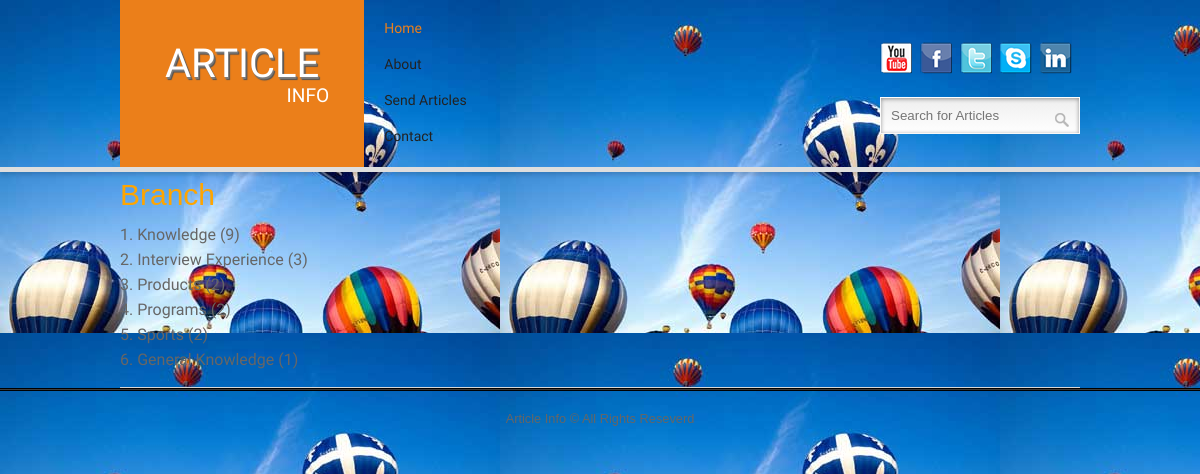
/categories.php, run on the app's committed database.
### tables this page shows
CREATE TABLE `kind_table` (
  `kindid` int(11) NOT NULL,
  `kind` varchar(200) NOT NULL,
  `counter` int(11) NOT NULL
);

### categories.php (the view, shortened to what this page needs)
<!DOCTYPE HTML>
<head>
</head>
<?php
	include("includes/header.php");
	include("includes/connection.php");
?>
<div class="wrap" style="font-size: 20px; line-height: 25px;">
			<h1 style="color:orange; font-size: 30px; margin-top:10px; ">Branch</h1>
			<div class="box1">
   				 <ul>
				 	<?php
				 		$query="SELECT `kindid`, `kind`, `counter` FROM `kind_table` WHERE 1 order by counter desc,kind";
				 		$result=mysqli_query($connection,$query);
				 		$count=1;
				 		while($row=mysqli_fetch_row($result)){
				 			echo "<li><a href='index.php?kind=".$row[1]."'><span class='category-name'>$count. $row[1] ($row[2])</span></a></li>";
				 			$count++;
				 		}
				 	?>
				</ul>
			</div>
</div>
<?php include("includes/footer.php"); ?>
</body>
</html>

### css/style.css (style rules this page uses)
html,body,div,span,applet,object,iframe,h1,h2,h3,h4,h5,h6,p,blockquote,pre,a,abbr,acronym,address,big,cite,code,del,dfn,em,img,ins,kbd,q,s,samp,small,strike,strong,sub,sup,tt,var,b,u,i,dl,dt,dd,ol,nav ul,nav li,fieldset,form,label,legend,table,caption,tbody,tfoot,thead,tr,th,td,article,aside,canvas,details,embed,figure,figcaption,footer,header,hgroup,menu,nav,output,ruby,section,summary,time,mark,audio,video { margin:0;padding:0;border:0;font-size:100%;font:inherit;vertical-align:baseline; }
ol,ul { list-style:none;margin:0;padding:0; }
a { text-decoration:none; }
body { font-family:Arial, Helvetica, sans-serif; background:url(images/body-bg3.png); }
.wrap { width:80%; margin:0 auto; }
.box1 span { font-size:13px; color:#666; font-size:0.8em; font-family: 'Monda', sans-serif; display:block; }
.box1 { border-bottom:1px solid #D8D8D8; padding:15px 0; }

### data on the page
kind_table: kind "Knowledge", counter "9"
kind_table: kind "Interview Experience", counter "3"
kind_table: kind "Products", counter "2"
kind_table: kind "Programs", counter "2"
kind_table: kind "Sports", counter "2"
kind_table: kind "General Knowledge", counter "1"
